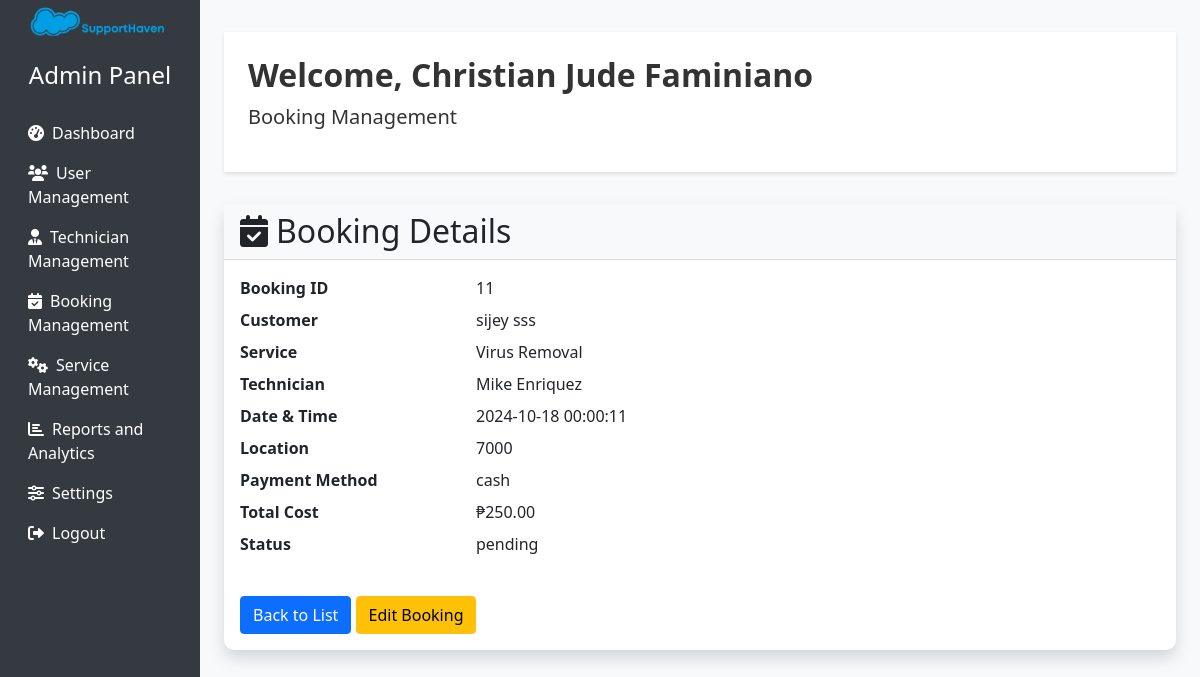
Page /admin/booking-management.php?action=view&id=11 (signed in) on the committed database.
### tables this page shows
CREATE TABLE `users` (
  `id` int(11) NOT NULL,
  `firstname` varchar(50) NOT NULL,
  `lastname` varchar(50) NOT NULL,
  `email` varchar(100) NOT NULL,
  `password` varchar(255) NOT NULL,
  `created_at` timestamp NOT NULL DEFAULT current_timestamp(),
  `user_role_id` int(11) NOT NULL,
  `auth_provider` enum('local','google','facebook') DEFAULT 'local',
  `oauth_id` varchar(255) DEFAULT NULL
);

CREATE TABLE `bookings` (
  `id` int(11) NOT NULL,
  `user_id` int(11) NOT NULL,
  `service_id` int(11) DEFAULT NULL,
  `technician_id` int(11) DEFAULT NULL,
  `booking_date` date NOT NULL,
  `booking_time` time NOT NULL,
  `location` varchar(255) NOT NULL,
  `payment_method` varchar(50) NOT NULL,
  `total_cost` decimal(10,2) NOT NULL,
  `created_at` timestamp NOT NULL DEFAULT current_timestamp(),
  `status` enum('pending','accepted','completed','cancelled') DEFAULT 'pending'
);

CREATE TABLE `services` (
  `id` int(11) NOT NULL,
  `category_id` int(11) DEFAULT NULL,
  `name` varchar(100) NOT NULL,
  `price` decimal(10,2) NOT NULL,
  `description` text DEFAULT NULL
);

### admin/booking-management.php (the view, shortened to what this page needs)
<?php
$database = new Connection();
$db = $database->getConnection();
function getBookingById($db, $id) {
    $query = "SELECT b.*, u.firstname, u.lastname, s.name as service_name,
              t.firstname as tech_firstname, t.lastname as tech_lastname
              FROM bookings b
              JOIN users u ON b.user_id = u.id
              LEFT JOIN services s ON b.service_id = s.id
              LEFT JOIN users t ON b.technician_id = t.id
              WHERE b.id = :id";
    $stmt = $db->prepare($query);
    $stmt->bindParam(':id', $id);
    $stmt->execute();
    return $stmt->fetch(PDO::FETCH_ASSOC);
}
$action = isset($_GET['action']) ? $_GET['action'] : 'list';
$bookingId = isset($_GET['id']) ? $_GET['id'] : null;
switch ($action) {
    case 'view':
        $booking = getBookingById($db, $bookingId);
        break;
}
$adminName = '';
if (isset($_SESSION['user_id'])) {
    $query = "SELECT firstname, lastname FROM users WHERE id = :user_id";
    $stmt = $db->prepare($query);
    $stmt->bindParam(':user_id', $_SESSION['user_id']);
    $stmt->execute();
    $result = $stmt->fetch(PDO::FETCH_ASSOC);
    if ($result) {
        $adminName = htmlspecialchars($result['firstname'] . ' ' . $result['lastname']);
    }
}
?>
<!DOCTYPE html>
<html lang="en">
<head>
    <link href="https://cdn.jsdelivr.net/npm/bootstrap@5.1.3/dist/css/bootstrap.min.css" rel="stylesheet">
    <link rel="stylesheet" href="https://cdnjs.cloudflare.com/ajax/libs/font-awesome/6.0.0-beta3/css/all.min.css">
</head>
<body>
    <div class="container-fluid">
        <div class="row">
            <nav class="col-md-3 col-lg-2 d-md-block sidebar">
                <div class="position-sticky">
                    <div class="text-center mb-4">
                        <img src="../images/logo.png" alt="SupportHaven Logo" class="admin-logo mb-3">
                        <h4 class="text-white">Admin Panel</h4>
                    </div>
                    <ul class="nav flex-column">
                        <li class="nav-item">
                            <a class="nav-link" href="admin.php"><i class="fas fa-tachometer-alt me-2"></i>Dashboard</a>
                        </li>
                        <li class="nav-item">
                            <a class="nav-link" href="users.php"><i class="fas fa-users me-2"></i>User Management</a>
                        </li>
                        <li class="nav-item">
                            <a class="nav-link" href="technician-management.php"><i class="fas fa-user-tie me-2"></i>Technician Management</a>
                        </li>
                        <li class="nav-item">
                            <a class="nav-link active" href="booking-management.php"><i class="fas fa-calendar-check me-2"></i>Booking Management</a>
                        </li>
                        <li class="nav-item">
                            <a class="nav-link" href="service-management.php"><i class="fas fa-cogs me-2"></i>Service Management</a>
                        </li>
                        <li class="nav-item">
                            <a class="nav-link" href="#"><i class="fas fa-chart-bar me-2"></i>Reports and Analytics</a>
                        </li>
                        <li class="nav-item">
                            <a class="nav-link" href="#"><i class="fas fa-sliders-h me-2"></i>Settings</a>
                        </li>
                        <li class="nav-item">
                            <a class="nav-link" href="../logout.php"><i class="fas fa-sign-out-alt me-2"></i>Logout</a>
                        </li>
                    </ul>
                </div>
            </nav>
            <main role="main" class="col-md-9 ml-sm-auto col-lg-10 px-md-4 main-content">
                <div class="admin-header p-4">
                    <h2 class="display-9 fw-bold">Welcome, <?php echo $adminName ? $adminName : 'Admin'; ?></h2>
                    <p class="lead">Booking Management</p>
                </div>
                <?php if ($action === 'list'): ?>
                    <div class="card mb-4">
                        <div class="card-header bg-light d-flex justify-content-between align-items-center">
                            <h2 class="mb-0"><i class="fas fa-calendar-check me-2"></i>Bookings</h2>
                        </div>
                        <div class="card-body">
                            <form action="" method="get" class="mb-4">
                                <div class="row g-3">
                                    <div class="col-md-4">
                                        <input type="text" class="form-control" name="search" placeholder="Search..." value="<?php echo isset($_GET['search']) ? htmlspecialchars($_GET['search']) : ''; ?>">
                                    </div>
                                    <div class="col-md-3">
                                        <input type="date" class="form-control" name="date_from" value="<?php echo isset($_GET['date_from']) ? htmlspecialchars($_GET['date_from']) : ''; ?>">
                                    </div>
                                    <div class="col-md-3">
                                        <input type="date" class="form-control" name="date_to" value="<?php echo isset($_GET['date_to']) ? htmlspecialchars($_GET['date_to']) : ''; ?>">
                                    </div>
                                    <div class="col-md-2">
                                        <button type="submit" class="btn btn-primary w-100">Filter</button>
                                    </div>
                                </div>
                            </form>
                            <div class="table-responsive">
                                <table class="table table-hover">
                                    <thead>
                                        <tr>
                                            <th>ID</th>
                                            <th>Customer</th>
                                            <th>Service</th>
                                            <th>Technician</th>
                                            <th>Date & Time</th>
                                            <th>Total Cost</th>
                                            <th>Status</th>
                                            <th>Actions</th>
                                        </tr>
                                    </thead>
                                    <tbody>
                                        <?php foreach ($bookings as $booking): ?>
                                        <tr>
                                            <td><?php echo htmlspecialchars($booking['id']); ?></td>
                                            <td><?php echo htmlspecialchars($booking['firstname'] . ' ' . $booking['lastname']); ?></td>
                                            <td><?php echo htmlspecialchars($booking['service_name']); ?></td>
                                            <td><?php echo htmlspecialchars($booking['tech_firstname'] . ' ' . $booking['tech_lastname']); ?></td>
                                            <td><?php echo htmlspecialchars($booking['booking_date'] . ' ' . $booking['booking_time']); ?></td>
                                            <td>₱<?php echo htmlspecialchars($booking['total_cost']); ?></td>
                                            <td><?php echo htmlspecialchars($booking['status']); ?></td>
                                            <td>
                                                <a href="?action=view&id=<?php echo $booking['id']; ?>" class="btn btn-sm btn-info"><i class="fas fa-eye"></i></a>
                                                <a href="?action=edit&id=<?php echo $booking['id']; ?>" class="btn btn-sm btn-warning"><i class="fas fa-edit"></i></a>
                                                <a href="?action=delete&id=<?php echo $booking['id']; ?>" class="btn btn-sm btn-danger" onclick="return confirm('Are you sure you want to delete this booking?');"><i class="fas fa-trash"></i></a>
                                            </td>
                                        </tr>
                                        <?php endforeach; ?>
                                    </tbody>
                                </table>
                            </div>
                        </div>
                    </div>
                <?php elseif ($action === 'view'): ?>
                    <div class="card mb-4">
                        <div class="card-header bg-light">
                            <h2 class="mb-0"><i class="fas fa-calendar-check me-2"></i>Booking Details</h2>
                        </div>
                        <div class="card-body">
                            <dl class="row">
                                <dt class="col-sm-3">Booking ID</dt>
                                <dd class="col-sm-9"><?php echo htmlspecialchars($booking['id']); ?></dd>
                                <dt class="col-sm-3">Customer</dt>
                                <dd class="col-sm-9"><?php echo htmlspecialchars($booking['firstname'] . ' ' . $booking['lastname']); ?></dd>
                                <dt class="col-sm-3">Service</dt>
                                <dd class="col-sm-9"><?php echo htmlspecialchars($booking['service_name']); ?></dd>
                                <dt class="col-sm-3">Technician</dt>
                                <dd class="col-sm-9"><?php echo htmlspecialchars($booking['tech_firstname'] . ' ' . $booking['tech_lastname']); ?></dd>
                                <dt class="col-sm-3">Date & Time</dt>
                                <dd class="col-sm-9"><?php echo htmlspecialchars($booking['booking_date'] . ' ' . $booking['booking_time']); ?></dd>
                                <dt class="col-sm-3">Location</dt>
                                <dd class="col-sm-9"><?php echo htmlspecialchars($booking['location']); ?></dd>
                                <dt class="col-sm-3">Payment Method</dt>
                                <dd class="col-sm-9"><?php echo htmlspecialchars($booking['payment_method']); ?></dd>
                                <dt class="col-sm-3">Total Cost</dt>
                                <dd class="col-sm-9">₱<?php echo htmlspecialchars($booking['total_cost']); ?></dd>
                                <dt class="col-sm-3">Status</dt>
                                <dd class="col-sm-9"><?php echo htmlspecialchars($booking['status']); ?></dd>
                            </dl>
                            <a href="?action=list" class="btn btn-primary mt-3">Back to List</a>
                            <a href="?action=edit&id=<?php echo $booking['id']; ?>" class="btn btn-warning mt-3">Edit Booking</a>
                        </div>
                    </div>
                <?php endif; ?>
            </main>
        </div>
    </div>
</body>
</html>

### admin/booking-management.php (style rules this page uses)
body { font-family: 'Segoe UI', Tahoma, Geneva, Verdana, sans-serif; background-color: #f8f9fa; }
.sidebar { background-color: #343a40; min-height: 100vh; color: #fff; }
.sidebar .nav-link { color: #fff; transition: all 0.3s; }
.main-content { padding: 2rem; }
.card { border: none; border-radius: 10px; box-shadow: 0 0.5rem 1rem rgba(0, 0, 0, 0.15); transition: all 0.3s; }
.admin-header { background-color: #ffffff; color: #333; padding: 1rem 0; margin-bottom: 2rem; box-shadow: 0 2px 4px rgba(0,0,0,0.1); }
.admin-logo { max-width: 150px; height: auto; }

### rows in the picture
users: adminName "Christian Jude Faminiano"
bookings: id "11", user.lastname "sijey sss", service.name "Virus Removal", technician.lastname "Mike Enriquez", booking_date+booking_time "2024-10-18 00:00:11", location "7000", payment_method "cash", total_cost "250.00", status "pending"
